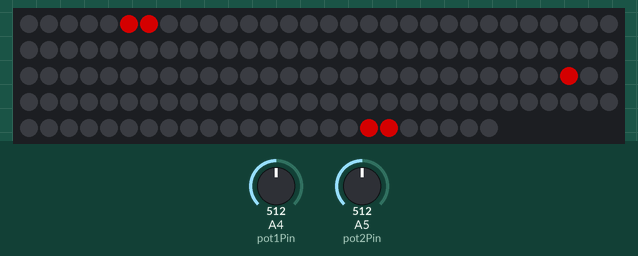
The sketch below on a simulated Arduino Uno, built with avr-gcc and run on an emulated ATmega328P. Shown: 144 RGB LEDs in strip order, left to right, continuing on the next row. Inputs (shaded band) come from the test bench; at power-on: A4 (pot1Pin) = 512, A5 (pot2Pin) = 512. Dim RGB values are drawn brighter than linear; random numbers use the default seed unless the sketch sets one.

Above: at 1.25 s.
1.3 s: A4 (pot1Pin) set to 716
At 2.81 s:
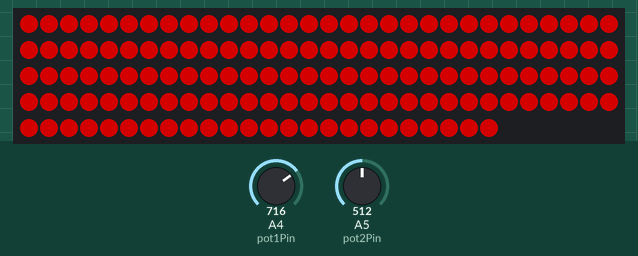
4.1 s: A5 (pot2Pin) set to 716
5.6 s: A4 (pot1Pin) set to 900
7.4 s: A5 (pot2Pin) set to 900
8.9 s: A4 (pot1Pin) set to 1023
10.4 s: A5 (pot2Pin) set to 1023
Timing chart, 0 to 12.9 s (numbered marks = the images above; inputs shaded):
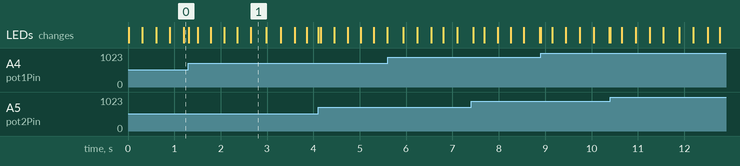

The sketch:

pong.ino
```cpp
#include <Adafruit_NeoPixel.h>


#define PIN 5

/*
  Ping Pong game
  NeoPixel adapt is used to play Ping Pong
  .
*/

Adafruit_NeoPixel strip = Adafruit_NeoPixel(144, PIN, NEO_GRB + NEO_KHZ800);


int pot1Pin = A4;                               // declaring the pin for player 1's potentiometer
int pot2Pin = A5;                               // declaring the pin for player 2's potentiometer

int image[12][12] = {                            // clear
  {0, 0, 0, 0, 0, 0, 0, 0, 0, 0, 0, 0},
  {0, 0, 0, 0, 0, 0, 0, 0, 0, 0, 0, 0},
  {0, 0, 0, 0, 0, 0, 0, 0, 0, 0, 0, 0},
  {0, 0, 0, 0, 0, 0, 0, 0, 0, 0, 0, 0},
  {0, 0, 0, 0, 0, 0, 0, 0, 0, 0, 0, 0},
  {0, 0, 0, 0, 0, 0, 0, 0, 0, 0, 0, 0},
  {0, 0, 0, 0, 0, 0, 0, 0, 0, 0, 0, 0},
  {0, 0, 0, 0, 0, 0, 0, 0, 0, 0, 0, 0},
  {0, 0, 0, 0, 0, 0, 0, 0, 0, 0, 0, 0},
  {0, 0, 0, 0, 0, 0, 0, 0, 0, 0, 0, 0},
  {0, 0, 0, 0, 0, 0, 0, 0, 0, 0, 0, 0},
  {0, 0, 0, 0, 0, 0, 0, 0, 0, 0, 0, 0}
};

int death[12][12] = {                            // all on
  {1, 1, 1, 1, 1, 1, 1, 1, 1, 1, 1, 1},
  {1, 1, 1, 1, 1, 1, 1, 1, 1, 1, 1, 1},
  {1, 1, 1, 1, 1, 1, 1, 1, 1, 1, 1, 1},
  {1, 1, 1, 1, 1, 1, 1, 1, 1, 1, 1, 1},
  {1, 1, 1, 1, 1, 1, 1, 1, 1, 1, 1, 1},
  {1, 1, 1, 1, 1, 1, 1, 1, 1, 1, 1, 1},
  {1, 1, 1, 1, 1, 1, 1, 1, 1, 1, 1, 1},
  {1, 1, 1, 1, 1, 1, 1, 1, 1, 1, 1, 1},
  {1, 1, 1, 1, 1, 1, 1, 1, 1, 1, 1, 1},
  {1, 1, 1, 1, 1, 1, 1, 1, 1, 1, 1, 1},
  {1, 1, 1, 1, 1, 1, 1, 1, 1, 1, 1, 1},
  {1, 1, 1, 1, 1, 1, 1, 1, 1, 1, 1, 1},
};


int blank[12][12] = {                            // all off
  {0, 0, 0, 0, 0, 0, 0, 0, 0, 0, 0, 0},
  {0, 0, 0, 0, 0, 0, 0, 0, 0, 0, 0, 0},
  {0, 0, 0, 0, 0, 0, 0, 0, 0, 0, 0, 0},
  {0, 0, 0, 0, 0, 0, 0, 0, 0, 0, 0, 0},
  {0, 0, 0, 0, 0, 0, 0, 0, 0, 0, 0, 0},
  {0, 0, 0, 0, 0, 0, 0, 0, 0, 0, 0, 0},
  {0, 0, 0, 0, 0, 0, 0, 0, 0, 0, 0, 0},
  {0, 0, 0, 0, 0, 0, 0, 0, 0, 0, 0, 0},
  {0, 0, 0, 0, 0, 0, 0, 0, 0, 0, 0, 0},
  {0, 0, 0, 0, 0, 0, 0, 0, 0, 0, 0, 0},
  {0, 0, 0, 0, 0, 0, 0, 0, 0, 0, 0, 0},
  {0, 0, 0, 0, 0, 0, 0, 0, 0, 0, 0, 0}
};

long theTimer;                                           // timer variable

int gameState = 0;                                       // storing the game status
int animations = 300;                                    // storing the duration of the images between the games

float ballXSpeed = 1;                                    // storing the x acceleration
float ballXPosition = 6;                                 // storing the ball position as number

float ballYSpeed = 0;                                    // storing the y acceleration
float ballYPosition = 6;                                 // storing the ball position as number

int imageYPosition;                                      // storing the image position as number
int imageXPosition;                                      // storing the image position as number

int player1Position = 3;                                 // storing the paddle positoin of player 1
int player2Position = 3;                                 // storing the paddle positoin of player 2

int gameSpeed;                                           // storing the current game speed

void setup() {
  digitalWrite(PIN5, OUTPUT);
  strip.begin();
  strip.clear();
}

void draw() {
  for (int y = 0; y < 12; y++) {
    for (int x = 0; x < 12; x++) {
      if (image[x][y] == 1) {
        strip.setPixelColor(y*12+x, strip.Color(128, 0, 0));

      } else
        strip.setPixelColor(y*12+x, strip.Color(0, 0, 0));
    }

  }
  strip.show();
}

void update() {
  switch (gameState) {                                   // switching game mode (called state machine)
    case 0:                                                // new game
      memcpy(image, blank, sizeof(blank));                 // clear screen
      gameSpeed = 300;                                     // set the game speed
      ballXPosition = 3;                                   // set ball position
      ballYPosition = 3;                                   // set ball position
      ballYSpeed = 0;                                      // ball should fly straight
      if (random(0, 2) > 0) {                              // but randomly left or right
        ballXSpeed = 1;
      } else {
        ballXSpeed = -1;
      }
      theTimer = millis();
      gameState = 1;
      break;
    case 1:                                                // game active
      image[player1Position][0] = 0;                       // paddle player 1 clear old position
      image[player1Position + 1][0] = 0;                   // paddle player 1 clear old position
      image[player2Position][11] = 0;                       // paddle player 2 clear old position
      image[player2Position + 1][11] = 0;                   // paddle player 2 clear old position

      player1Position = map(analogRead(pot1Pin), 0, 1023, 0, 10); // reading the position of player 1
      player2Position = map(analogRead(pot2Pin), 0, 1023, 0, 10); // reading the position of player 2

      image[player1Position][0] = 1;                       // paddle player 1 display
      image[player1Position + 1][0] = 1;                   // paddle player 1 display
      image[player2Position][11] = 1;                       // paddle player 2 display
      image[player2Position + 1][11] = 1;                   // paddle player 2 display

      if (millis() > theTimer + gameSpeed) {               // timer for game speed
        if (gameSpeed > 50) gameSpeed -= 3;                // accelerate game
        theTimer = millis();                               // set new timer
        image[imageYPosition][imageXPosition] = 0;         // overwrite old position
        ballXPosition += ballXSpeed;                       // update position
        ballYPosition += ballYSpeed;                       // update position

        if (ballYPosition >= 11) ballYSpeed *= -1;          // collision bottom border
        if (ballYPosition <= 0) ballYSpeed *= -1;          // collision top border

        ballYPosition = constrain(ballYPosition, 0, 11);    // constrain values between 0 and 7
        ballXPosition = constrain(ballXPosition, 0, 11);    // constrain values between 0 and 7
        imageYPosition = round(ballYPosition);
        imageXPosition = round(ballXPosition);

        if ((ballXPosition >= 10) && (image[imageYPosition][11] == 1)) { // if ball hits a paddle
          ballXSpeed *= -1;                                  // reflect the ball
          ballYSpeed = random(-2, 3);                        // random reflection angle
        }
        if ((ballXPosition <= 1) && (image[imageYPosition][0] == 1)) { // if ball hits a paddle
          ballXSpeed *= -1;                                  // reflect the ball
          ballYSpeed = random(-2, 3);                        // random reflection angle
        }
        if (ballXPosition >= 11) {                            // ball out
          gameState = 2;                                     // change status to lost game
          theTimer = millis();                               // new timer is set
        }

        if (ballXPosition <= 0) {                            // ball out
          gameState = 2;                                     // change status to lost game
          theTimer = millis();                               // new timer is set
        }

        image[imageYPosition][imageXPosition] = 1;           // set new image position

      }
      break;
    case 2:                                                  // game was lost
      if (millis() > theTimer + gameSpeed) {                 // wait for a short time
        theTimer = millis();
        gameState = 3;                                       // game state to lost game display
      }
      break;
    case 3:                                                  // lost game display
      memcpy(image, death, sizeof(death));                   // show image of lost game, memcpy is a function copying one array to another
      if (millis() > theTimer + animations) {                // wait again
        gameState = 0;                                       // game state change to »start a game«
      }
      break;
  }
}

void loop() {
  update();                                                // all calculations are in the update method
  draw();                                                  // all display methods are in here
}
```
